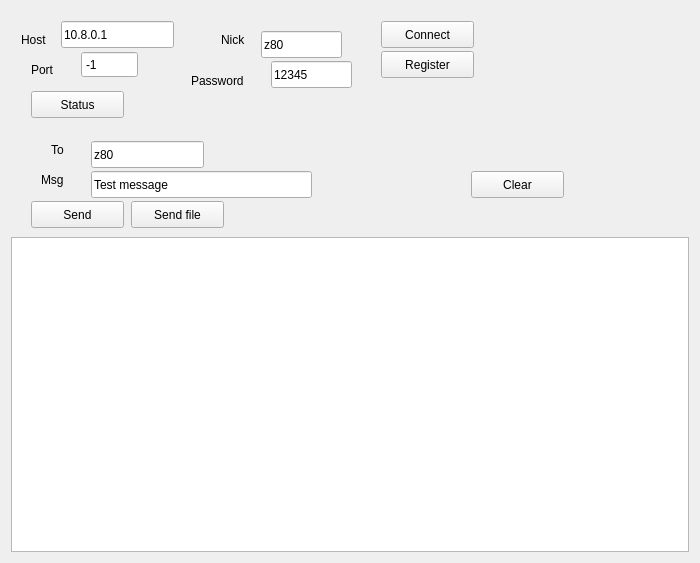
<?xml version="1.0" encoding="UTF-8"?>
<ui version="4.0">
 <class>Wgt</class>
 <widget class="QWidget" name="Wgt">
  <property name="geometry">
   <rect>
    <x>0</x>
    <y>0</y>
    <width>700</width>
    <height>563</height>
   </rect>
  </property>
  <property name="minimumSize">
   <size>
    <width>700</width>
    <height>220</height>
   </size>
  </property>
  <property name="windowTitle">
   <string>Form</string>
  </property>
  <layout class="QVBoxLayout" name="verticalLayout">
   <item>
    <widget class="QWidget" name="widget" native="true">
     <property name="minimumSize">
      <size>
       <width>700</width>
       <height>220</height>
      </size>
     </property>
     <property name="baseSize">
      <size>
       <width>700</width>
       <height>220</height>
      </size>
     </property>
     <widget class="QPushButton" name="registerClient">
      <property name="geometry">
       <rect>
        <x>370</x>
        <y>40</y>
        <width>93</width>
        <height>27</height>
       </rect>
      </property>
      <property name="text">
       <string>Register</string>
      </property>
     </widget>
     <widget class="QLabel" name="label_7">
      <property name="geometry">
       <rect>
        <x>180</x>
        <y>60</y>
        <width>71</width>
        <height>20</height>
       </rect>
      </property>
      <property name="text">
       <string>Password</string>
      </property>
     </widget>
     <widget class="QLineEdit" name="nick">
      <property name="geometry">
       <rect>
        <x>250</x>
        <y>20</y>
        <width>81</width>
        <height>27</height>
       </rect>
      </property>
      <property name="text">
       <string>z80</string>
      </property>
     </widget>
     <widget class="QLabel" name="label_5">
      <property name="geometry">
       <rect>
        <x>40</x>
        <y>130</y>
        <width>31</width>
        <height>17</height>
       </rect>
      </property>
      <property name="text">
       <string>To</string>
      </property>
     </widget>
     <widget class="QSpinBox" name="port">
      <property name="geometry">
       <rect>
        <x>70</x>
        <y>40</y>
        <width>57</width>
        <height>27</height>
       </rect>
      </property>
      <property name="buttonSymbols">
       <enum>QAbstractSpinBox::NoButtons</enum>
      </property>
      <property name="maximum">
       <number>65535</number>
      </property>
      <property name="minimum">
        <number>-1</number>
      </property>
      <property name="value">
       <number>-1</number>
      </property>
     </widget>
     <widget class="QLabel" name="label_6">
      <property name="geometry">
       <rect>
        <x>30</x>
        <y>160</y>
        <width>31</width>
        <height>17</height>
       </rect>
      </property>
      <property name="text">
       <string>Msg</string>
      </property>
     </widget>
     <widget class="QLineEdit" name="to">
      <property name="geometry">
       <rect>
        <x>80</x>
        <y>130</y>
        <width>113</width>
        <height>27</height>
       </rect>
      </property>
      <property name="text">
       <string>z80</string>
      </property>
     </widget>
     <widget class="QLabel" name="label_4">
      <property name="geometry">
       <rect>
        <x>210</x>
        <y>20</y>
        <width>31</width>
        <height>17</height>
       </rect>
      </property>
      <property name="text">
       <string>Nick</string>
      </property>
     </widget>
     <widget class="QLabel" name="label_2">
      <property name="geometry">
       <rect>
        <x>20</x>
        <y>50</y>
        <width>31</width>
        <height>17</height>
       </rect>
      </property>
      <property name="text">
       <string>Port</string>
      </property>
     </widget>
     <widget class="QLineEdit" name="msg">
      <property name="geometry">
       <rect>
        <x>80</x>
        <y>160</y>
        <width>221</width>
        <height>27</height>
       </rect>
      </property>
      <property name="text">
       <string>Test message</string>
      </property>
     </widget>
     <widget class="QLabel" name="label">
      <property name="geometry">
       <rect>
        <x>10</x>
        <y>20</y>
        <width>41</width>
        <height>17</height>
       </rect>
      </property>
      <property name="text">
       <string>Host</string>
      </property>
     </widget>
     <widget class="QPushButton" name="connect">
      <property name="geometry">
       <rect>
        <x>370</x>
        <y>10</y>
        <width>93</width>
        <height>27</height>
       </rect>
      </property>
      <property name="text">
       <string>Connect</string>
      </property>
     </widget>
     <widget class="QPushButton" name="send">
      <property name="geometry">
       <rect>
        <x>20</x>
        <y>190</y>
        <width>93</width>
        <height>27</height>
       </rect>
      </property>
      <property name="text">
       <string>Send</string>
      </property>
     </widget>
     <widget class="QPushButton" name="sendFile">
      <property name="geometry">
       <rect>
        <x>120</x>
        <y>190</y>
        <width>93</width>
        <height>27</height>
       </rect>
      </property>
      <property name="text">
       <string>Send file</string>
      </property>
     </widget>
     <widget class="QLineEdit" name="host">
      <property name="geometry">
       <rect>
        <x>50</x>
        <y>10</y>
        <width>113</width>
        <height>27</height>
       </rect>
      </property>
      <property name="text">
       <string>10.8.0.1</string>
      </property>
     </widget>
     <widget class="QPushButton" name="clear">
      <property name="geometry">
       <rect>
        <x>460</x>
        <y>160</y>
        <width>93</width>
        <height>27</height>
       </rect>
      </property>
      <property name="text">
       <string>Clear</string>
      </property>
     </widget>
     <widget class="QPushButton" name="status">
      <property name="geometry">
       <rect>
        <x>20</x>
        <y>80</y>
        <width>93</width>
        <height>27</height>
       </rect>
      </property>
      <property name="text">
       <string>Status</string>
      </property>
     </widget>
     <widget class="QLineEdit" name="password">
      <property name="geometry">
       <rect>
        <x>260</x>
        <y>50</y>
        <width>81</width>
        <height>27</height>
       </rect>
      </property>
      <property name="text">
       <string>12345</string>
      </property>
     </widget>
    </widget>
   </item>
   <item>
    <widget class="QPlainTextEdit" name="log"/>
   </item>
  </layout>
 </widget>
 <resources/>
 <connections/>
</ui>
